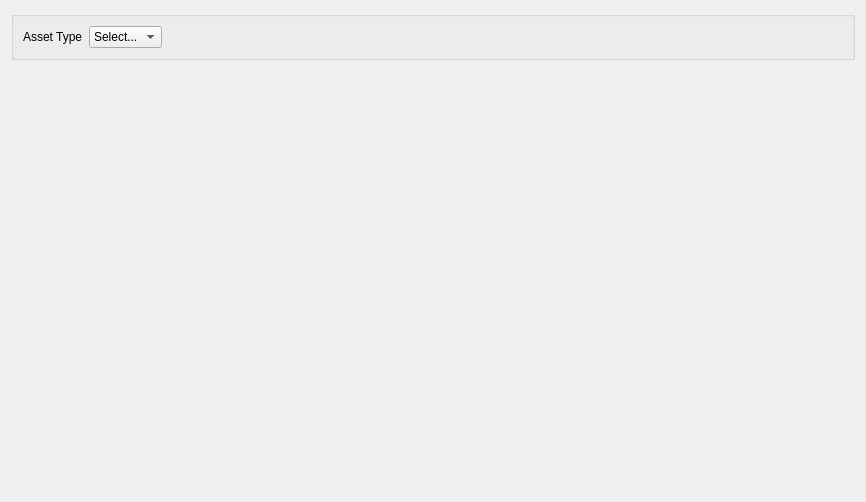
<?xml version="1.0" encoding="UTF-8"?>
<ui version="4.0">
 <class>AssetDefaults</class>
 <widget class="QWidget" name="AssetDefaults">
  <property name="geometry">
   <rect>
    <x>0</x>
    <y>0</y>
    <width>866</width>
    <height>502</height>
   </rect>
  </property>
  <property name="windowTitle">
   <string>Form</string>
  </property>
  <layout class="QVBoxLayout" name="verticalLayout">
   <item>
    <widget class="QGroupBox" name="groupBox">
     <property name="title">
      <string/>
     </property>
     <layout class="QHBoxLayout" name="horizontalLayout_2">
      <item>
       <widget class="QLabel" name="label">
        <property name="text">
         <string>Asset Type</string>
        </property>
       </widget>
      </item>
      <item>
       <widget class="QComboBox" name="assetTypeSelect">
        <item>
         <property name="text">
          <string>Select...</string>
         </property>
        </item>
        <item>
         <property name="text">
          <string>Texture</string>
         </property>
        </item>
        <item>
         <property name="text">
          <string>Font</string>
         </property>
        </item>
       </widget>
      </item>
      <item>
       <spacer name="horizontalSpacer">
        <property name="orientation">
         <enum>Qt::Orientation::Horizontal</enum>
        </property>
        <property name="sizeHint" stdset="0">
         <size>
          <width>40</width>
          <height>20</height>
         </size>
        </property>
       </spacer>
      </item>
     </layout>
    </widget>
   </item>
   <item>
    <widget class="QStackedWidget" name="stackedWidget">
     <widget class="QWidget" name="emptyPage"/>
     <widget class="QWidget" name="texturePage">
      <layout class="QVBoxLayout" name="verticalLayout_4">
       <item>
        <layout class="QHBoxLayout" name="horizontalLayout">
         <item>
          <widget class="QGroupBox" name="groupBox_2">
           <property name="title">
            <string>Raster</string>
           </property>
           <layout class="QVBoxLayout" name="verticalLayout_2">
            <item>
             <layout class="QFormLayout" name="formLayout_2">
              <item row="0" column="0">
               <widget class="QLabel" name="label_2">
                <property name="text">
                 <string>Storage</string>
                </property>
               </widget>
              </item>
              <item row="0" column="1">
               <widget class="QComboBox" name="textureRasterStorage">
                <item>
                 <property name="text">
                  <string>Discard</string>
                 </property>
                </item>
                <item>
                 <property name="text">
                  <string>Keep</string>
                 </property>
                </item>
               </widget>
              </item>
              <item row="1" column="0">
               <widget class="QLabel" name="label_5">
                <property name="text">
                 <string>Generate Mipmaps</string>
                </property>
               </widget>
              </item>
              <item row="2" column="0">
               <widget class="QLabel" name="label_6">
                <property name="text">
                 <string>Min Filter</string>
                </property>
               </widget>
              </item>
              <item row="3" column="0">
               <widget class="QLabel" name="label_7">
                <property name="text">
                 <string>Mag Filter</string>
                </property>
               </widget>
              </item>
              <item row="4" column="0">
               <widget class="QLabel" name="label_8">
                <property name="text">
                 <string>Wrap S</string>
                </property>
               </widget>
              </item>
              <item row="5" column="0">
               <widget class="QLabel" name="label_9">
                <property name="text">
                 <string>Wrap T</string>
                </property>
               </widget>
              </item>
              <item row="2" column="1">
               <widget class="QComboBox" name="textureRasterMinFilter">
                <item>
                 <property name="text">
                  <string>Nearest</string>
                 </property>
                </item>
                <item>
                 <property name="text">
                  <string>Linear</string>
                 </property>
                </item>
                <item>
                 <property name="text">
                  <string>Nearest Mipmap Nearest</string>
                 </property>
                </item>
                <item>
                 <property name="text">
                  <string>Linear Mipmap Nearest</string>
                 </property>
                </item>
                <item>
                 <property name="text">
                  <string>Nearest Mipmap Linear</string>
                 </property>
                </item>
                <item>
                 <property name="text">
                  <string>Linear Mipmap Linear</string>
                 </property>
                </item>
               </widget>
              </item>
              <item row="3" column="1">
               <widget class="QComboBox" name="textureRasterMagFilter">
                <item>
                 <property name="text">
                  <string>Nearest</string>
                 </property>
                </item>
                <item>
                 <property name="text">
                  <string>Linear</string>
                 </property>
                </item>
               </widget>
              </item>
              <item row="1" column="1">
               <widget class="QCheckBox" name="textureRasterMipmaps">
                <property name="text">
                 <string/>
                </property>
               </widget>
              </item>
              <item row="4" column="1">
               <widget class="QComboBox" name="textureRasterWrapS">
                <item>
                 <property name="text">
                  <string>Clamp To Edge</string>
                 </property>
                </item>
                <item>
                 <property name="text">
                  <string>Clamp To Border</string>
                 </property>
                </item>
                <item>
                 <property name="text">
                  <string>Mirrored Repeat</string>
                 </property>
                </item>
                <item>
                 <property name="text">
                  <string>Repeat</string>
                 </property>
                </item>
                <item>
                 <property name="text">
                  <string>Mirror Clamp To Edge</string>
                 </property>
                </item>
               </widget>
              </item>
              <item row="5" column="1">
               <widget class="QComboBox" name="textureRasterWrapT">
                <item>
                 <property name="text">
                  <string>Clamp To Edge</string>
                 </property>
                </item>
                <item>
                 <property name="text">
                  <string>Clamp To Border</string>
                 </property>
                </item>
                <item>
                 <property name="text">
                  <string>Mirrored Repeat</string>
                 </property>
                </item>
                <item>
                 <property name="text">
                  <string>Repeat</string>
                 </property>
                </item>
                <item>
                 <property name="text">
                  <string>Mirror Clamp To Edge</string>
                 </property>
                </item>
               </widget>
              </item>
             </layout>
            </item>
            <item>
             <spacer name="verticalSpacer">
              <property name="orientation">
               <enum>Qt::Orientation::Vertical</enum>
              </property>
              <property name="sizeHint" stdset="0">
               <size>
                <width>20</width>
                <height>40</height>
               </size>
              </property>
             </spacer>
            </item>
           </layout>
          </widget>
         </item>
         <item>
          <widget class="QGroupBox" name="groupBox_3">
           <property name="title">
            <string>SVG</string>
           </property>
           <layout class="QVBoxLayout" name="verticalLayout_3">
            <item>
             <layout class="QFormLayout" name="formLayout_3">
              <item row="0" column="0">
               <widget class="QLabel" name="label_3">
                <property name="text">
                 <string>Image Storage</string>
                </property>
               </widget>
              </item>
              <item row="0" column="1">
               <widget class="QComboBox" name="textureSVGImageStorage">
                <item>
                 <property name="text">
                  <string>Discard</string>
                 </property>
                </item>
                <item>
                 <property name="text">
                  <string>Keep</string>
                 </property>
                </item>
               </widget>
              </item>
              <item row="1" column="0">
               <widget class="QLabel" name="label_4">
                <property name="text">
                 <string>Abstract Storage</string>
                </property>
               </widget>
              </item>
              <item row="1" column="1">
               <widget class="QComboBox" name="textureSVGAbstractStorage">
                <item>
                 <property name="text">
                  <string>Discard</string>
                 </property>
                </item>
                <item>
                 <property name="text">
                  <string>Keep</string>
                 </property>
                </item>
               </widget>
              </item>
              <item row="2" column="0">
               <widget class="QLabel" name="label_10">
                <property name="text">
                 <string>Generate Mipmaps</string>
                </property>
               </widget>
              </item>
              <item row="3" column="0">
               <widget class="QLabel" name="label_11">
                <property name="text">
                 <string>Min Filter</string>
                </property>
               </widget>
              </item>
              <item row="4" column="0">
               <widget class="QLabel" name="label_12">
                <property name="text">
                 <string>Mag Filter</string>
                </property>
               </widget>
              </item>
              <item row="5" column="0">
               <widget class="QLabel" name="label_13">
                <property name="text">
                 <string>Wrap S</string>
                </property>
               </widget>
              </item>
              <item row="6" column="0">
               <widget class="QLabel" name="label_14">
                <property name="text">
                 <string>Wrap T</string>
                </property>
               </widget>
              </item>
              <item row="2" column="1">
               <widget class="QComboBox" name="textureSVGMipmaps">
                <item>
                 <property name="text">
                  <string>Off</string>
                 </property>
                </item>
                <item>
                 <property name="text">
                  <string>Auto</string>
                 </property>
                </item>
                <item>
                 <property name="text">
                  <string>Manual</string>
                 </property>
                </item>
               </widget>
              </item>
              <item row="3" column="1">
               <widget class="QComboBox" name="textureSVGMinFilter">
                <item>
                 <property name="text">
                  <string>Nearest</string>
                 </property>
                </item>
                <item>
                 <property name="text">
                  <string>Linear</string>
                 </property>
                </item>
                <item>
                 <property name="text">
                  <string>Nearest Mipmap Nearest</string>
                 </property>
                </item>
                <item>
                 <property name="text">
                  <string>Linear Mipmap Nearest</string>
                 </property>
                </item>
                <item>
                 <property name="text">
                  <string>Nearest Mipmap Linear</string>
                 </property>
                </item>
                <item>
                 <property name="text">
                  <string>Linear Mipmap Linear</string>
                 </property>
                </item>
               </widget>
              </item>
              <item row="4" column="1">
               <widget class="QComboBox" name="textureSVGMagFilter">
                <item>
                 <property name="text">
                  <string>Nearest</string>
                 </property>
                </item>
                <item>
                 <property name="text">
                  <string>Linear</string>
                 </property>
                </item>
               </widget>
              </item>
              <item row="5" column="1">
               <widget class="QComboBox" name="textureSVGWrapS">
                <item>
                 <property name="text">
                  <string>Clamp To Edge</string>
                 </property>
                </item>
                <item>
                 <property name="text">
                  <string>Clamp To Border</string>
                 </property>
                </item>
                <item>
                 <property name="text">
                  <string>Mirrored Repeat</string>
                 </property>
                </item>
                <item>
                 <property name="text">
                  <string>Repeat</string>
                 </property>
                </item>
                <item>
                 <property name="text">
                  <string>Mirror Clamp To Edge</string>
                 </property>
                </item>
               </widget>
              </item>
              <item row="6" column="1">
               <widget class="QComboBox" name="textureSVGWrapT">
                <item>
                 <property name="text">
                  <string>Clamp To Edge</string>
                 </property>
                </item>
                <item>
                 <property name="text">
                  <string>Clamp To Border</string>
                 </property>
                </item>
                <item>
                 <property name="text">
                  <string>Mirrored Repeat</string>
                 </property>
                </item>
                <item>
                 <property name="text">
                  <string>Repeat</string>
                 </property>
                </item>
                <item>
                 <property name="text">
                  <string>Mirror Clamp To Edge</string>
                 </property>
                </item>
               </widget>
              </item>
             </layout>
            </item>
            <item>
             <spacer name="verticalSpacer_2">
              <property name="orientation">
               <enum>Qt::Orientation::Vertical</enum>
              </property>
              <property name="sizeHint" stdset="0">
               <size>
                <width>20</width>
                <height>40</height>
               </size>
              </property>
             </spacer>
            </item>
           </layout>
          </widget>
         </item>
        </layout>
       </item>
       <item>
        <spacer name="verticalSpacer_3">
         <property name="orientation">
          <enum>Qt::Orientation::Vertical</enum>
         </property>
         <property name="sizeHint" stdset="0">
          <size>
           <width>20</width>
           <height>117</height>
          </size>
         </property>
        </spacer>
       </item>
      </layout>
     </widget>
     <widget class="QWidget" name="fontPage">
      <layout class="QVBoxLayout" name="verticalLayout_6">
       <item>
        <widget class="QGroupBox" name="groupBox_4">
         <property name="title">
          <string/>
         </property>
         <layout class="QVBoxLayout" name="verticalLayout_5">
          <item>
           <layout class="QFormLayout" name="formLayout_4">
            <item row="0" column="0">
             <widget class="QLabel" name="label_15">
              <property name="text">
               <string>Font Face Storage</string>
              </property>
             </widget>
            </item>
            <item row="1" column="0">
             <widget class="QLabel" name="label_16">
              <property name="text">
               <string>Font Atlas Storage</string>
              </property>
             </widget>
            </item>
            <item row="2" column="0">
             <widget class="QLabel" name="label_17">
              <property name="text">
               <string>Font Size</string>
              </property>
             </widget>
            </item>
            <item row="3" column="0">
             <widget class="QLabel" name="label_18">
              <property name="text">
               <string>Min Filter</string>
              </property>
             </widget>
            </item>
            <item row="4" column="0">
             <widget class="QLabel" name="label_19">
              <property name="text">
               <string>Mag Filter</string>
              </property>
             </widget>
            </item>
            <item row="5" column="0">
             <widget class="QLabel" name="label_20">
              <property name="text">
               <string>Generate Mipmaps</string>
              </property>
             </widget>
            </item>
            <item row="6" column="0">
             <widget class="QLabel" name="label_21">
              <property name="text">
               <string>Common Buffer Preset</string>
              </property>
             </widget>
            </item>
            <item row="7" column="0">
             <widget class="QLabel" name="label_22">
              <property name="text">
               <string>Common Buffer</string>
              </property>
             </widget>
            </item>
            <item row="7" column="1">
             <widget class="QLineEdit" name="fontCommonBuffer"/>
            </item>
            <item row="6" column="1">
             <widget class="QComboBox" name="fontCommonBufferPreset">
              <item>
               <property name="text">
                <string>Common</string>
               </property>
              </item>
              <item>
               <property name="text">
                <string>Alpha Numeric</string>
               </property>
              </item>
              <item>
               <property name="text">
                <string>Numeric</string>
               </property>
              </item>
              <item>
               <property name="text">
                <string>Alphabet</string>
               </property>
              </item>
              <item>
               <property name="text">
                <string>Alphabet (lowercase)</string>
               </property>
              </item>
              <item>
               <property name="text">
                <string>Alphabet (uppercase)</string>
               </property>
              </item>
             </widget>
            </item>
            <item row="5" column="1">
             <widget class="QCheckBox" name="fontMipmaps">
              <property name="text">
               <string/>
              </property>
             </widget>
            </item>
            <item row="3" column="1">
             <widget class="QComboBox" name="fontMinFilter">
              <item>
               <property name="text">
                <string>Nearest</string>
               </property>
              </item>
              <item>
               <property name="text">
                <string>Linear</string>
               </property>
              </item>
              <item>
               <property name="text">
                <string>Nearest Mipmap Nearest</string>
               </property>
              </item>
              <item>
               <property name="text">
                <string>Linear Mipmap Nearest</string>
               </property>
              </item>
              <item>
               <property name="text">
                <string>Nearest Mipmap Linear</string>
               </property>
              </item>
              <item>
               <property name="text">
                <string>Linear Mipmap Linear</string>
               </property>
              </item>
             </widget>
            </item>
            <item row="4" column="1">
             <widget class="QComboBox" name="fontMagFilter">
              <item>
               <property name="text">
                <string>Nearest</string>
               </property>
              </item>
              <item>
               <property name="text">
                <string>Linear</string>
               </property>
              </item>
             </widget>
            </item>
            <item row="0" column="1">
             <widget class="QComboBox" name="fontFaceStorage">
              <item>
               <property name="text">
                <string>Discard</string>
               </property>
              </item>
              <item>
               <property name="text">
                <string>Keep</string>
               </property>
              </item>
             </widget>
            </item>
            <item row="1" column="1">
             <widget class="QComboBox" name="fontAtlasStorage">
              <item>
               <property name="text">
                <string>Discard</string>
               </property>
              </item>
              <item>
               <property name="text">
                <string>Keep</string>
               </property>
              </item>
             </widget>
            </item>
            <item row="2" column="1">
             <widget class="QDoubleSpinBox" name="fontSize">
              <property name="decimals">
               <number>1</number>
              </property>
              <property name="minimum">
               <double>1.000000000000000</double>
              </property>
              <property name="maximum">
               <double>2048.000000000000000</double>
              </property>
              <property name="value">
               <double>32.000000000000000</double>
              </property>
             </widget>
            </item>
           </layout>
          </item>
         </layout>
        </widget>
       </item>
       <item>
        <spacer name="verticalSpacer_4">
         <property name="orientation">
          <enum>Qt::Orientation::Vertical</enum>
         </property>
         <property name="sizeHint" stdset="0">
          <size>
           <width>20</width>
           <height>163</height>
          </size>
         </property>
        </spacer>
       </item>
      </layout>
     </widget>
    </widget>
   </item>
  </layout>
 </widget>
 <resources/>
 <connections/>
</ui>
